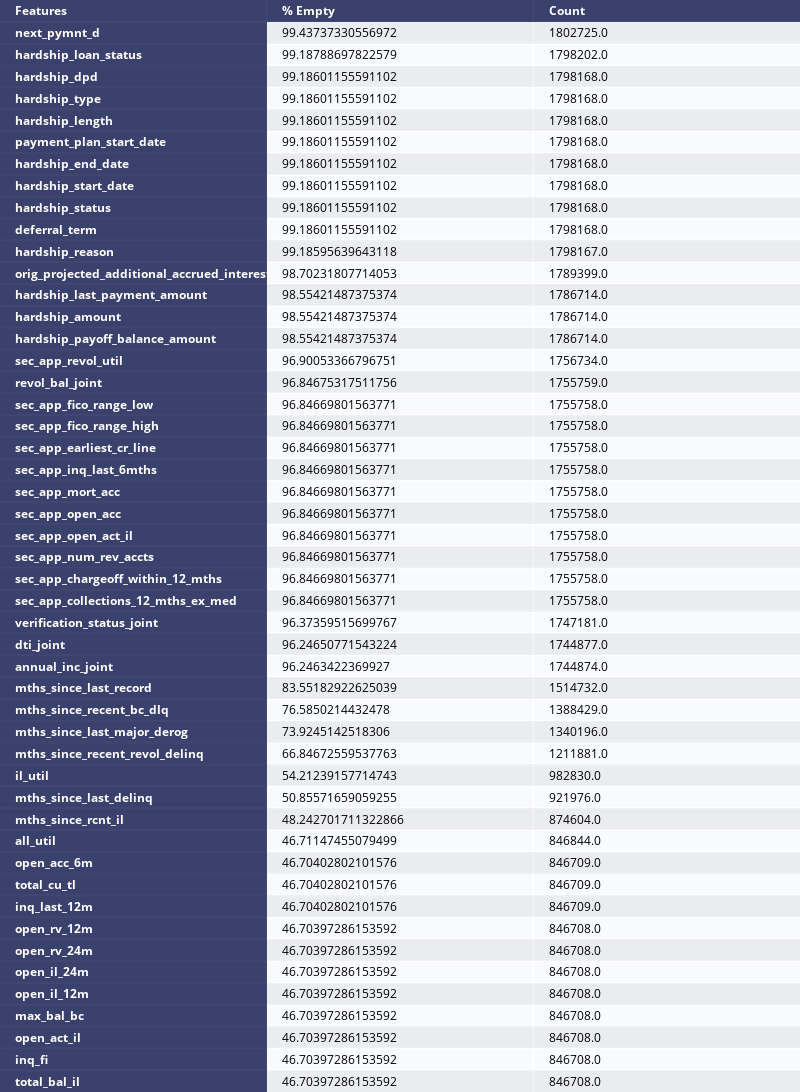

Notebook source saved alongside this figure:
### Code cell
temp = df_columns_na_sorted[df_columns_na_sorted['% Empty'] > MISSING_VALUE_THRESHOLD]
print(f'\n# of features with missing values > {MISSING_VALUE_THRESHOLD}%: {len(temp)}')
plot_dataframe_as_table_image(temp, f'features_with_over_{MISSING_VALUE_THRESHOLD}_pct_missing_values', 'Features')

### Figure 1 — Plotly figure (JSON) as saved in the notebook; plotly's stock layout.template omitted (floating-point values rounded to 4 significant figures; data arrays with more than 128 entries replaced by an {"elided": "..."} marker saying what was removed)
{"data": [{"colorscale": [[0, "#00083e"], [0.5, "#ededee"], [1, "#ffffff"]], "hoverinfo": "none", "opacity": 0.75, "showscale": false, "type": "heatmap", "z": {"elided": "50x3 float values"}}], "layout": {"annotations": [{"align": "left", "font": {"color": "#ffffff"}, "showarrow": false, "text": "<b>Features</b>", "x": -0.45, "xanchor": "left", "xref": "x", "y": 0, "yref": "y"}, {"align": "left", "font": {"color": "#ffffff"}, "showarrow": false, "text": "<b>% Empty</b>", "x": 0.55, "xanchor": "left", "xref": "x", "y": 0, "yref": "y"}, {"align": "left", "font": {"color": "#ffffff"}, "showarrow": false, "text": "<b>Count</b>", "x": 1.55, "xanchor": "left", "xref": "x", "y": 0, "yref": "y"}, {"align": "left", "font": {"color": "#ffffff"}, "showarrow": false, "text": "<b>next_pymnt_d</b>", "x": -0.45, "xanchor": "left", "xref": "x", "y": 1, "yref": "y"}, {"align": "left", "font": {"color": "#000000"}, "showarrow": false, "text": "99.43737330556972", "x": 0.55, "xanchor": "left", "xref": "x", "y": 1, "yref": "y"}, {"align": "left", "font": {"color": "#000000"}, "showarrow": false, "text": "1802725.0", "x": 1.55, "xanchor": "left", "xref": "x", "y": 1, "yref": "y"}, {"align": "left", "font": {"color": "#ffffff"}, "showarrow": false, "text": "<b>hardship_loan_status</b>", "x": -0.45, "xanchor": "left", "xref": "x", "y": 2, "yref": "y"}, {"align": "left", "font": {"color": "#000000"}, "showarrow": false, "text": "99.18788697822579", "x": 0.55, "xanchor": "left", "xref": "x", "y": 2, "yref": "y"}, {"align": "left", "font": {"color": "#000000"}, "showarrow": false, "text": "1798202.0", "x": 1.55, "xanchor": "left", "xref": "x", "y": 2, "yref": "y"}, {"align": "left", "font": {"color": "#ffffff"}, "showarrow": false, "text": "<b>hardship_dpd</b>", "x": -0.45, "xanchor": "left", "xref": "x", "y": 3, "yref": "y"}, {"align": "left", "font": {"color": "#000000"}, "showarrow": false, "text": "99.18601155591102", "x": 0.55, "xanchor": "left", "xref": "x", "y": 3, "yref": "y"}, {"align": "left", "font": {"color": "#000000"}, "showarrow": false, "text": "1798168.0", "x": 1.55, "xanchor": "left", "xref": "x", "y": 3, "yref": "y"}, {"align": "left", "font": {"color": "#ffffff"}, "showarrow": false, "text": "<b>hardship_type</b>", "x": -0.45, "xanchor": "left", "xref": "x", "y": 4, "yref": "y"}, {"align": "left", "font": {"color": "#000000"}, "showarrow": false, "text": "99.18601155591102", "x": 0.55, "xanchor": "left", "xref": "x", "y": 4, "yref": "y"}, {"align": "left", "font": {"color": "#000000"}, "showarrow": false, "text": "1798168.0", "x": 1.55, "xanchor": "left", "xref": "x", "y": 4, "yref": "y"}, {"align": "left", "font": {"color": "#ffffff"}, "showarrow": false, "text": "<b>hardship_length</b>", "x": -0.45, "xanchor": "left", "xref": "x", "y": 5, "yref": "y"}, {"align": "left", "font": {"color": "#000000"}, "showarrow": false, "text": "99.18601155591102", "x": 0.55, "xanchor": "left", "xref": "x", "y": 5, "yref": "y"}, {"align": "left", "font": {"color": "#000000"}, "showarrow": false, "text": "1798168.0", "x": 1.55, "xanchor": "left", "xref": "x", "y": 5, "yref": "y"}, {"align": "left", "font": {"color": "#ffffff"}, "showarrow": false, "text": "<b>payment_plan_start_date</b>", "x": -0.45, "xanchor": "left", "xref": "x", "y": 6, "yref": "y"}, {"align": "left", "font": {"color": "#000000"}, "showarrow": false, "text": "99.18601155591102", "x": 0.55, "xanchor": "left", "xref": "x", "y": 6, "yref": "y"}, {"align": "left", "font": {"color": "#000000"}, "showarrow": false, "text": "1798168.0", "x": 1.55, "xanchor": "left", "xref": "x", "y": 6, "yref": "y"}, {"align": "left", "font": {"color": "#ffffff"}, "showarrow": false, "text": "<b>hardship_end_date</b>", "x": -0.45, "xanchor": "left", "xref": "x", "y": 7, "yref": "y"}, {"align": "left", "font": {"color": "#000000"}, "showarrow": false, "text": "99.18601155591102", "x": 0.55, "xanchor": "left", "xref": "x", "y": 7, "yref": "y"}, {"align": "left", "font": {"color": "#000000"}, "showarrow": false, "text": "1798168.0", "x": 1.55, "xanchor": "left", "xref": "x", "y": 7, "yref": "y"}, {"align": "left", "font": {"color": "#ffffff"}, "showarrow": false, "text": "<b>hardship_start_date</b>", "x": -0.45, "xanchor": "left", "xref": "x", "y": 8, "yref": "y"}, {"align": "left", "font": {"color": "#000000"}, "showarrow": false, "text": "99.18601155591102", "x": 0.55, "xanchor": "left", "xref": "x", "y": 8, "yref": "y"}, {"align": "left", "font": {"color": "#000000"}, "showarrow": false, "text": "1798168.0", "x": 1.55, "xanchor": "left", "xref": "x", "y": 8, "yref": "y"}, {"align": "left", "font": {"color": "#ffffff"}, "showarrow": false, "text": "<b>hardship_status</b>", "x": -0.45, "xanchor": "left", "xref": "x", "y": 9, "yref": "y"}, {"align": "left", "font": {"color": "#000000"}, "showarrow": false, "text": "99.18601155591102", "x": 0.55, "xanchor": "left", "xref": "x", "y": 9, "yref": "y"}, {"align": "left", "font": {"color": "#000000"}, "showarrow": false, "text": "1798168.0", "x": 1.55, "xanchor": "left", "xref": "x", "y": 9, "yref": "y"}, {"align": "left", "font": {"color": "#ffffff"}, "showarrow": false, "text": "<b>deferral_term</b>", "x": -0.45, "xanchor": "left", "xref": "x", "y": 10, "yref": "y"}, {"align": "left", "font": {"color": "#000000"}, "showarrow": false, "text": "99.18601155591102", "x": 0.55, "xanchor": "left", "xref": "x", "y": 10, "yref": "y"}, {"align": "left", "font": {"color": "#000000"}, "showarrow": false, "text": "1798168.0", "x": 1.55, "xanchor": "left", "xref": "x", "y": 10, "yref": "y"}, {"align": "left", "font": {"color": "#ffffff"}, "showarrow": false, "text": "<b>hardship_reason</b>", "x": -0.45, "xanchor": "left", "xref": "x", "y": 11, "yref": "y"}, {"align": "left", "font": {"color": "#000000"}, "showarrow": false, "text": "99.18595639643118", "x": 0.55, "xanchor": "left", "xref": "x", "y": 11, "yref": "y"}, {"align": "left", "font": {"color": "#000000"}, "showarrow": false, "text": "1798167.0", "x": 1.55, "xanchor": "left", "xref": "x", "y": 11, "yref": "y"}, {"align": "left", "font": {"color": "#ffffff"}, "showarrow": false, "text": "<b>orig_projected_additional_accrued_interest</b>", "x": -0.45, "xanchor": "left", "xref": "x", "y": 12, "yref": "y"}, {"align": "left", "font": {"color": "#000000"}, "showarrow": false, "text": "98.70231807714053", "x": 0.55, "xanchor": "left", "xref": "x", "y": 12, "yref": "y"}, {"align": "left", "font": {"color": "#000000"}, "showarrow": false, "text": "1789399.0", "x": 1.55, "xanchor": "left", "xref": "x", "y": 12, "yref": "y"}, {"align": "left", "font": {"color": "#ffffff"}, "showarrow": false, "text": "<b>hardship_last_payment_amount</b>", "x": -0.45, "xanchor": "left", "xref": "x", "y": 13, "yref": "y"}, {"align": "left", "font": {"color": "#000000"}, "showarrow": false, "text": "98.55421487375374", "x": 0.55, "xanchor": "left", "xref": "x", "y": 13, "yref": "y"}, {"align": "left", "font": {"color": "#000000"}, "showarrow": false, "text": "1786714.0", "x": 1.55, "xanchor": "left", "xref": "x", "y": 13, "yref": "y"}, {"align": "left", "font": {"color": "#ffffff"}, "showarrow": false, "text": "<b>hardship_amount</b>", "x": -0.45, "xanchor": "left", "xref": "x", "y": 14, "yref": "y"}, {"align": "left", "font": {"color": "#000000"}, "showarrow": false, "text": "98.55421487375374", "x": 0.55, "xanchor": "left", "xref": "x", "y": 14, "yref": "y"}, {"align": "left", "font": {"color": "#000000"}, "showarrow": false, "text": "1786714.0", "x": 1.55, "xanchor": "left", "xref": "x", "y": 14, "yref": "y"}, {"align": "left", "font": {"color": "#ffffff"}, "showarrow": false, "text": "<b>hardship_payoff_balance_amount</b>", "x": -0.45, "xanchor": "left", "xref": "x", "y": 15, "yref": "y"}, {"align": "left", "font": {"color": "#000000"}, "showarrow": false, "text": "98.55421487375374", "x": 0.55, "xanchor": "left", "xref": "x", "y": 15, "yref": "y"}, {"align": "left", "font": {"color": "#000000"}, "showarrow": false, "text": "1786714.0", "x": 1.55, "xanchor": "left", "xref": "x", "y": 15, "yref": "y"}, {"align": "left", "font": {"color": "#ffffff"}, "showarrow": false, "text": "<b>sec_app_revol_util</b>", "x": -0.45, "xanchor": "left", "xref": "x", "y": 16, "yref": "y"}, {"align": "left", "font": {"color": "#000000"}, "showarrow": false, "text": "96.90053366796751", "x": 0.55, "xanchor": "left", "xref": "x", "y": 16, "yref": "y"}, {"align": "left", "font": {"color": "#000000"}, "showarrow": false, "text": "1756734.0", "x": 1.55, "xanchor": "left", "xref": "x", "y": 16, "yref": "y"}, {"align": "left", "font": {"color": "#ffffff"}, "showarrow": false, "text": "<b>revol_bal_joint</b>", "x": -0.45, "xanchor": "left", "xref": "x", "y": 17, "yref": "y"}, {"align": "left", "font": {"color": "#000000"}, "showarrow": false, "text": "96.84675317511756", "x": 0.55, "xanchor": "left", "xref": "x", "y": 17, "yref": "y"}, {"align": "left", "font": {"color": "#000000"}, "showarrow": false, "text": "1755759.0", "x": 1.55, "xanchor": "left", "xref": "x", "y": 17, "yref": "y"}, {"align": "left", "font": {"color": "#ffffff"}, "showarrow": false, "text": "<b>sec_app_fico_range_low</b>", "x": -0.45, "xanchor": "left", "xref": "x", "y": 18, "yref": "y"}, {"align": "left", "font": {"color": "#000000"}, "showarrow": false, "text": "96.84669801563771", "x": 0.55, "xanchor": "left", "xref": "x", "y": 18, "yref": "y"}, {"align": "left", "font": {"color": "#000000"}, "showarrow": false, "text": "1755758.0", "x": 1.55, "xanchor": "left", "xref": "x", "y": 18, "yref": "y"}, {"align": "left", "font": {"color": "#ffffff"}, "showarrow": false, "text": "<b>sec_app_fico_range_high</b>", "x": -0.45, "xanchor": "left", "xref": "x", "y": 19, "yref": "y"}, {"align": "left", "font": {"color": "#000000"}, "showarrow": false, "text": "96.84669801563771", "x": 0.55, "xanchor": "left", "xref": "x", "y": 19, "yref": "y"}, {"align": "left", "font": {"color": "#000000"}, "showarrow": false, "text": "1755758.0", "x": 1.55, "xanchor": "left", "xref": "x", "y": 19, "yref": "y"}, {"align": "left", "font": {"color": "#ffffff"}, "showarrow": false, "text": "<b>sec_app_earliest_cr_line</b>", "x": -0.45, "xanchor": "left", "xref": "x", "y": 20, "yref": "y"}, {"align": "left", "font": {"color": "#000000"}, "showarrow": false, "text": "96.84669801563771", "x": 0.55, "xanchor": "left", "xref": "x", "y": 20, "yref": "y"}, {"align": "left", "font": {"color": "#000000"}, "showarrow": false, "text": "1755758.0", "x": 1.55, "xanchor": "left", "xref": "x", "y": 20, "yref": "y"}, {"align": "left", "font": {"color": "#ffffff"}, "showarrow": false, "text": "<b>sec_app_inq_last_6mths</b>", "x": -0.45, "xanchor": "left", "xref": "x", "y": 21, "yref": "y"}, {"align": "left", "font": {"color": "#000000"}, "showarrow": false, "text": "96.84669801563771", "x": 0.55, "xanchor": "left", "xref": "x", "y": 21, "yref": "y"}, {"align": "left", "font": {"color": "#000000"}, "showarrow": false, "text": "1755758.0", "x": 1.55, "xanchor": "left", "xref": "x", "y": 21, "yref": "y"}, {"align": "left", "font": {"color": "#ffffff"}, "showarrow": false, "text": "<b>sec_app_mort_acc</b>", "x": -0.45, "xanchor": "left", "xref": "x", "y": 22, "yref": "y"}, {"align": "left", "font": {"color": "#000000"}, "showarrow": false, "text": "96.84669801563771", "x": 0.55, "xanchor": "left", "xref": "x", "y": 22, "yref": "y"}, {"align": "left", "font": {"color": "#000000"}, "showarrow": false, "text": "1755758.0", "x": 1.55, "xanchor": "left", "xref": "x", "y": 22, "yref": "y"}, {"align": "left", "font": {"color": "#ffffff"}, "showarrow": false, "text": "<b>sec_app_open_acc</b>", "x": -0.45, "xanchor": "left", "xref": "x", "y": 23, "yref": "y"}, {"align": "left", "font": {"color": "#000000"}, "showarrow": false, "text": "96.84669801563771", "x": 0.55, "xanchor": "left", "xref": "x", "y": 23, "yref": "y"}, {"align": "left", "font": {"color": "#000000"}, "showarrow": false, "text": "1755758.0", "x": 1.55, "xanchor": "left", "xref": "x", "y": 23, "yref": "y"}, {"align": "left", "font": {"color": "#ffffff"}, "showarrow": false, "text": "<b>sec_app_open_act_il</b>", "x": -0.45, "xanchor": "left", "xref": "x", "y": 24, "yref": "y"}, {"align": "left", "font": {"color": "#000000"}, "showarrow": false, "text": "96.84669801563771", "x": 0.55, "xanchor": "left", "xref": "x", "y": 24, "yref": "y"}, {"align": "left", "font": {"color": "#000000"}, "showarrow": false, "text": "1755758.0", "x": 1.55, "xanchor": "left", "xref": "x", "y": 24, "yref": "y"}, {"align": "left", "font": {"color": "#ffffff"}, "showarrow": false, "text": "<b>sec_app_num_rev_accts</b>", "x": -0.45, "xanchor": "left", "xref": "x", "y": 25, "yref": "y"}, {"align": "left", "font": {"color": "#000000"}, "showarrow": false, "text": "96.84669801563771", "x": 0.55, "xanchor": "left", "xref": "x", "y": 25, "yref": "y"}, {"align": "left", "font": {"color": "#000000"}, "showarrow": false, "text": "1755758.0", "x": 1.55, "xanchor": "left", "xref": "x", "y": 25, "yref": "y"}, {"align": "left", "font": {"color": "#ffffff"}, "showarrow": false, "text": "<b>sec_app_chargeoff_within_12_mths</b>", "x": -0.45, "xanchor": "left", "xref": "x", "y": 26, "yref": "y"}, {"align": "left", "font": {"color": "#000000"}, "showarrow": false, "text": "96.84669801563771", "x": 0.55, "xanchor": "left", "xref": "x", "y": 26, "yref": "y"}, {"align": "left", "font": {"color": "#000000"}, "showarrow": false, "text": "1755758.0", "x": 1.55, "xanchor": "left", "xref": "x", "y": 26, "yref": "y"}, {"align": "left", "font": {"color": "#ffffff"}, "showarrow": false, "text": "<b>sec_app_collections_12_mths_ex_med</b>", "x": -0.45, "xanchor": "left", "xref": "x", "y": 27, "yref": "y"}, {"align": "left", "font": {"color": "#000000"}, "showarrow": false, "text": "96.84669801563771", "x": 0.55, "xanchor": "left", "xref": "x", "y": 27, "yref": "y"}, {"align": "left", "font": {"color": "#000000"}, "showarrow": false, "text": "1755758.0", "x": 1.55, "xanchor": "left", "xref": "x", "y": 27, "yref": "y"}, {"align": "left", "font": {"color": "#ffffff"}, "showarrow": false, "text": "<b>verification_status_joint</b>", "x": -0.45, "xanchor": "left", "xref": "x", "y": 28, "yref": "y"}, {"align": "left", "font": {"color": "#000000"}, "showarrow": false, "text": "96.37359515699767", "x": 0.55, "xanchor": "left", "xref": "x", "y": 28, "yref": "y"}, {"align": "left", "font": {"color": "#000000"}, "showarrow": false, "text": "1747181.0", "x": 1.55, "xanchor": "left", "xref": "x", "y": 28, "yref": "y"}, {"align": "left", "font": {"color": "#ffffff"}, "showarrow": false, "text": "<b>dti_joint</b>", "x": -0.45, "xanchor": "left", "xref": "x", "y": 29, "yref": "y"}, {"align": "left", "font": {"color": "#000000"}, "showarrow": false, "text": "96.24650771543224", "x": 0.55, "xanchor": "left", "xref": "x", "y": 29, "yref": "y"}, {"align": "left", "font": {"color": "#000000"}, "showarrow": false, "text": "1744877.0", "x": 1.55, "xanchor": "left", "xref": "x", "y": 29, "yref": "y"}, {"align": "left", "font": {"color": "#ffffff"}, "showarrow": false, "text": "<b>annual_inc_joint</b>", "x": -0.45, "xanchor": "left", "xref": "x", "y": 30, "yref": "y"}, {"align": "left", "font": {"color": "#000000"}, "showarrow": false, "text": "96.2463422369927", "x": 0.55, "xanchor": "left", "xref": "x", "y": 30, "yref": "y"}, {"align": "left", "font": {"color": "#000000"}, "showarrow": false, "text": "1744874.0", "x": 1.55, "xanchor": "left", "xref": "x", "y": 30, "yref": "y"}, {"align": "left", "font": {"color": "#ffffff"}, "showarrow": false, "text": "<b>mths_since_last_record</b>", "x": -0.45, "xanchor": "left", "xref": "x", "y": 31, "yref": "y"}, {"align": "left", "font": {"color": "#000000"}, "showarrow": false, "text": "83.55182922625039", "x": 0.55, "xanchor": "left", "xref": "x", "y": 31, "yref": "y"}, {"align": "left", "font": {"color": "#000000"}, "showarrow": false, "text": "1514732.0", "x": 1.55, "xanchor": "left", "xref": "x", "y": 31, "yref": "y"}, {"align": "left", "font": {"color": "#ffffff"}, "showarrow": false, "text": "<b>mths_since_recent_bc_dlq</b>", "x": -0.45, "xanchor": "left", "xref": "x", "y": 32, "yref": "y"}, {"align": "left", "font": {"color": "#000000"}, "showarrow": false, "text": "76.5850214432478", "x": 0.55, "xanchor": "left", "xref": "x", "y": 32, "yref": "y"}, {"align": "left", "font": {"color": "#000000"}, "showarrow": false, "text": "1388429.0", "x": 1.55, "xanchor": "left", "xref": "x", "y": 32, "yref": "y"}, {"align": "left", "font": {"color": "#ffffff"}, "showarrow": false, "text": "<b>mths_since_last_major_derog</b>", "x": -0.45, "xanchor": "left", "xref": "x", "y": 33, "yref": "y"}, {"align": "left", "font": {"color": "#000000"}, "showarrow": false, "text": "73.9245142518306", "x": 0.55, "xanchor": "left", "xref": "x", "y": 33, "yref": "y"}, {"align": "left", "font": {"color": "#000000"}, "showarrow": false, "text": "1340196.0", "x": 1.55, "xanchor": "left", "xref": "x", "y": 33, "yref": "y"}, {"align": "left", "font": {"color": "#ffffff"}, "showarrow": false, "text": "<b>mths_since_recent_revol_delinq</b>", "x": -0.45, "xanchor": "left", "xref": "x", "y": 34, "yref": "y"}, {"align": "left", "font": {"color": "#000000"}, "showarrow": false, "text": "66.84672559537763", "x": 0.55, "xanchor": "left", "xref": "x", "y": 34, "yref": "y"}, {"align": "left", "font": {"color": "#000000"}, "showarrow": false, "text": "1211881.0", "x": 1.55, "xanchor": "left", "xref": "x", "y": 34, "yref": "y"}, {"align": "left", "font": {"color": "#ffffff"}, "showarrow": false, "text": "<b>il_util</b>", "x": -0.45, "xanchor": "left", "xref": "x", "y": 35, "yref": "y"}, {"align": "left", "font": {"color": "#000000"}, "showarrow": false, "text": "54.21239157714743", "x": 0.55, "xanchor": "left", "xref": "x", "y": 35, "yref": "y"}, {"align": "left", "font": {"color": "#000000"}, "showarrow": false, "text": "982830.0", "x": 1.55, "xanchor": "left", "xref": "x", "y": 35, "yref": "y"}, {"align": "left", "font": {"color": "#ffffff"}, "showarrow": false, "text": "<b>mths_since_last_delinq</b>", "x": -0.45, "xanchor": "left", "xref": "x", "y": 36, "yref": "y"}, {"align": "left", "font": {"color": "#000000"}, "showarrow": false, "text": "50.85571659059255", "x": 0.55, "xanchor": "left", "xref": "x", "y": 36, "yref": "y"}, {"align": "left", "font": {"color": "#000000"}, "showarrow": false, "text": "921976.0", "x": 1.55, "xanchor": "left", "xref": "x", "y": 36, "yref": "y"}, {"align": "left", "font": {"color": "#ffffff"}, "showarrow": false, "text": "<b>mths_since_rcnt_il</b>", "x": -0.45, "xanchor": "left", "xref": "x", "y": 37, "yref": "y"}, {"align": "left", "font": {"color": "#000000"}, "showarrow": false, "text": "48.242701711322866", "x": 0.55, "xanchor": "left", "xref": "x", "y": 37, "yref": "y"}, {"align": "left", "font": {"color": "#000000"}, "showarrow": false, "text": "874604.0", "x": 1.55, "xanchor": "left", "xref": "x", "y": 37, "yref": "y"}, {"align": "left", "font": {"color": "#ffffff"}, "showarrow": false, "text": "<b>all_util</b>", "x": -0.45, "xanchor": "left", "xref": "x", "y": 38, "yref": "y"}, {"align": "left", "font": {"color": "#000000"}, "showarrow": false, "text": "46.71147455079499", "x": 0.55, "xanchor": "left", "xref": "x", "y": 38, "yref": "y"}, {"align": "left", "font": {"color": "#000000"}, "showarrow": false, "text": "846844.0", "x": 1.55, "xanchor": "left", "xref": "x", "y": 38, "yref": "y"}, {"align": "left", "font": {"color": "#ffffff"}, "showarrow": false, "text": "<b>open_acc_6m</b>", "x": -0.45, "xanchor": "left", "xref": "x", "y": 39, "yref": "y"}, {"align": "left", "font": {"color": "#000000"}, "showarrow": false, "text": "46.70402802101576", "x": 0.55, "xanchor": "left", "xref": "x", "y": 39, "yref": "y"}, {"align": "left", "font": {"color": "#000000"}, "showarrow": false, "text": "846709.0", "x": 1.55, "xanchor": "left", "xref": "x", "y": 39, "yref": "y"}, {"align": "left", "font": {"color": "#ffffff"}, "showarrow": false, "text": "<b>total_cu_tl</b>", "x": -0.45, "xanchor": "left", "xref": "x", "y": 40, "yref": "y"}, {"align": "left", "font": {"color": "#000000"}, "showarrow": false, "text": "46.70402802101576", "x": 0.55, "xanchor": "left", "xref": "x", "y": 40, "yref": "y"}, {"align": "left", "font": {"color": "#000000"}, "showarrow": false, "text": "846709.0", "x": 1.55, "xanchor": "left", "xref": "x", "y": 40, "yref": "y"}, {"align": "left", "font": {"color": "#ffffff"}, "showarrow": false, "text": "<b>inq_last_12m</b>", "x": -0.45, "xanchor": "left", "xref": "x", "y": 41, "yref": "y"}, {"align": "left", "font": {"color": "#000000"}, "showarrow": false, "text": "46.70402802101576", "x": 0.55, "xanchor": "left", "xref": "x", "y": 41, "yref": "y"}, {"align": "left", "font": {"color": "#000000"}, "showarrow": false, "text": "846709.0", "x": 1.55, "xanchor": "left", "xref": "x", "y": 41, "yref": "y"}, {"align": "left", "font": {"color": "#ffffff"}, "showarrow": false, "text": "<b>open_rv_12m</b>", "x": -0.45, "xanchor": "left", "xref": "x", "y": 42, "yref": "y"}, {"align": "left", "font": {"color": "#000000"}, "showarrow": false, "text": "46.70397286153592", "x": 0.55, "xanchor": "left", "xref": "x", "y": 42, "yref": "y"}, {"align": "left", "font": {"color": "#000000"}, "showarrow": false, "text": "846708.0", "x": 1.55, "xanchor": "left", "xref": "x", "y": 42, "yref": "y"}, {"align": "left", "font": {"color": "#ffffff"}, "showarrow": false, "text": "<b>open_rv_24m</b>", "x": -0.45, "xanchor": "left", "xref": "x", "y": 43, "yref": "y"}, {"align": "left", "font": {"color": "#000000"}, "showarrow": false, "text": "46.70397286153592", "x": 0.55, "xanchor": "left", "xref": "x", "y": 43, "yref": "y"}, {"align": "left", "font": {"color": "#000000"}, "showarrow": false, "text": "846708.0", "x": 1.55, "xanchor": "left", "xref": "x", "y": 43, "yref": "y"}, {"align": "left", "font": {"color": "#ffffff"}, "showarrow": false, "text": "<b>open_il_24m</b>", "x": -0.45, "xanchor": "left", "xref": "x", "y": 44, "yref": "y"}, {"align": "left", "font": {"color": "#000000"}, "showarrow": false, "text": "46.70397286153592", "x": 0.55, "xanchor": "left", "xref": "x", "y": 44, "yref": "y"}, {"align": "left", "font": {"color": "#000000"}, "showarrow": false, "text": "846708.0", "x": 1.55, "xanchor": "left", "xref": "x", "y": 44, "yref": "y"}, {"align": "left", "font": {"color": "#ffffff"}, "showarrow": false, "text": "<b>open_il_12m</b>", "x": -0.45, "xanchor": "left", "xref": "x", "y": 45, "yref": "y"}, {"align": "left", "font": {"color": "#000000"}, "showarrow": false, "text": "46.70397286153592", "x": 0.55, "xanchor": "left", "xref": "x", "y": 45, "yref": "y"}, {"align": "left", "font": {"color": "#000000"}, "showarrow": false, "text": "846708.0", "x": 1.55, "xanchor": "left", "xref": "x", "y": 45, "yref": "y"}, {"align": "left", "font": {"color": "#ffffff"}, "showarrow": false, "text": "<b>max_bal_bc</b>", "x": -0.45, "xanchor": "left", "xref": "x", "y": 46, "yref": "y"}, {"align": "left", "font": {"color": "#000000"}, "showarrow": false, "text": "46.70397286153592", "x": 0.55, "xanchor": "left", "xref": "x", "y": 46, "yref": "y"}, {"align": "left", "font": {"color": "#000000"}, "showarrow": false, "text": "846708.0", "x": 1.55, "xanchor": "left", "xref": "x", "y": 46, "yref": "y"}, {"align": "left", "font": {"color": "#ffffff"}, "showarrow": false, "text": "<b>open_act_il</b>", "x": -0.45, "xanchor": "left", "xref": "x", "y": 47, "yref": "y"}, {"align": "left", "font": {"color": "#000000"}, "showarrow": false, "text": "46.70397286153592", "x": 0.55, "xanchor": "left", "xref": "x", "y": 47, "yref": "y"}, {"align": "left", "font": {"color": "#000000"}, "showarrow": false, "text": "846708.0", "x": 1.55, "xanchor": "left", "xref": "x", "y": 47, "yref": "y"}, {"align": "left", "font": {"color": "#ffffff"}, "showarrow": false, "text": "<b>inq_fi</b>", "x": -0.45, "xanchor": "left", "xref": "x", "y": 48, "yref": "y"}, {"align": "left", "font": {"color": "#000000"}, "showarrow": false, "text": "46.70397286153592", "x": 0.55, "xanchor": "left", "xref": "x", "y": 48, "yref": "y"}, {"align": "left", "font": {"color": "#000000"}, "showarrow": false, "text": "846708.0", "x": 1.55, "xanchor": "left", "xref": "x", "y": 48, "yref": "y"}, {"align": "left", "font": {"color": "#ffffff"}, "showarrow": false, "text": "<b>total_bal_il</b>", "x": -0.45, "xanchor": "left", "xref": "x", "y": 49, "yref": "y"}, {"align": "left", "font": {"color": "#000000"}, "showarrow": false, "text": "46.70397286153592", "x": 0.55, "xanchor": "left", "xref": "x", "y": 49, "yref": "y"}, {"align": "left", "font": {"color": "#000000"}, "showarrow": false, "text": "846708.0", "x": 1.55, "xanchor": "left", "xref": "x", "y": 49, "yref": "y"}], "autosize": true, "height": 1550, "margin": {"b": 0, "l": 0, "r": 0, "t": 0}, "width": 800, "xaxis": {"dtick": 1, "gridwidth": 2, "showticklabels": false, "tick0": -0.5, "ticks": "", "zeroline": false}, "yaxis": {"autorange": "reversed", "dtick": 1, "gridwidth": 2, "showticklabels": false, "tick0": 0.5, "ticks": "", "zeroline": false}}}
